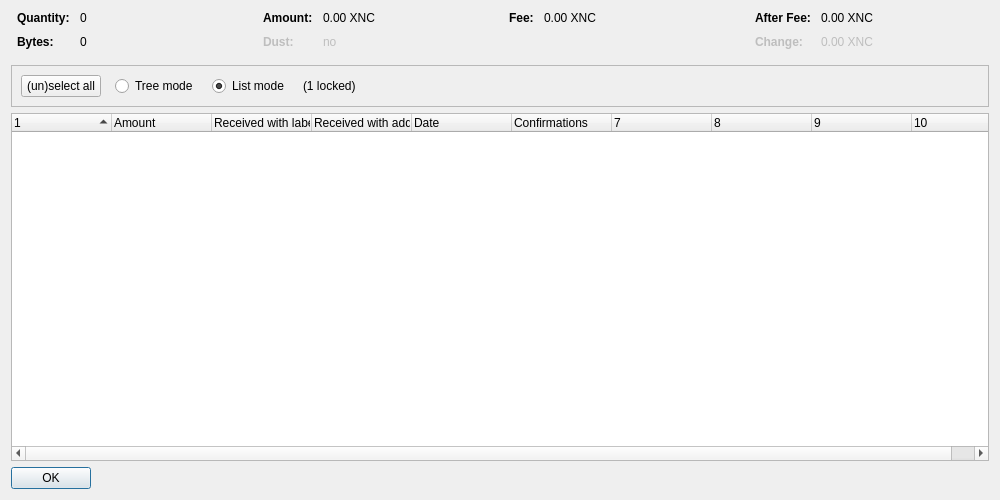
<?xml version="1.0" encoding="UTF-8"?>
<ui version="4.0">
 <class>CoinControlDialog</class>
 <widget class="QDialog" name="CoinControlDialog">
  <property name="geometry">
   <rect>
    <x>0</x>
    <y>0</y>
    <width>1000</width>
    <height>500</height>
   </rect>
  </property>
  <property name="windowTitle">
   <string>Coin Selection</string>
  </property>
  <layout class="QVBoxLayout" name="verticalLayout">
   <item>
    <layout class="QHBoxLayout" name="horizontalLayoutTop" stretch="0,0,0,0">
     <property name="topMargin">
      <number>0</number>
     </property>
     <property name="bottomMargin">
      <number>10</number>
     </property>
     <item>
      <layout class="QFormLayout" name="formLayoutCoinControl1">
       <property name="horizontalSpacing">
        <number>10</number>
       </property>
       <property name="verticalSpacing">
        <number>10</number>
       </property>
       <property name="leftMargin">
        <number>6</number>
       </property>
       <property name="rightMargin">
        <number>6</number>
       </property>
       <item row="0" column="0">
        <widget class="QLabel" name="labelCoinControlQuantityText">
         <property name="font">
          <font>
           <weight>75</weight>
           <bold>true</bold>
          </font>
         </property>
         <property name="text">
          <string>Quantity:</string>
         </property>
        </widget>
       </item>
       <item row="0" column="1">
        <widget class="QLabel" name="labelCoinControlQuantity">
         <property name="cursor">
          <cursorShape>IBeamCursor</cursorShape>
         </property>
         <property name="contextMenuPolicy">
          <enum>Qt::ActionsContextMenu</enum>
         </property>
         <property name="text">
          <string notr="true">0</string>
         </property>
         <property name="textInteractionFlags">
          <set>Qt::LinksAccessibleByMouse|Qt::TextSelectableByKeyboard|Qt::TextSelectableByMouse</set>
         </property>
        </widget>
       </item>
       <item row="1" column="0">
        <widget class="QLabel" name="labelCoinControlBytesText">
         <property name="font">
          <font>
           <weight>75</weight>
           <bold>true</bold>
          </font>
         </property>
         <property name="text">
          <string>Bytes:</string>
         </property>
        </widget>
       </item>
       <item row="1" column="1">
        <widget class="QLabel" name="labelCoinControlBytes">
         <property name="cursor">
          <cursorShape>IBeamCursor</cursorShape>
         </property>
         <property name="contextMenuPolicy">
          <enum>Qt::ActionsContextMenu</enum>
         </property>
         <property name="text">
          <string notr="true">0</string>
         </property>
         <property name="textInteractionFlags">
          <set>Qt::LinksAccessibleByMouse|Qt::TextSelectableByKeyboard|Qt::TextSelectableByMouse</set>
         </property>
        </widget>
       </item>
      </layout>
     </item>
     <item>
      <layout class="QFormLayout" name="formLayoutCoinControl2">
       <property name="horizontalSpacing">
        <number>10</number>
       </property>
       <property name="verticalSpacing">
        <number>10</number>
       </property>
       <property name="leftMargin">
        <number>6</number>
       </property>
       <property name="rightMargin">
        <number>6</number>
       </property>
       <item row="0" column="0">
        <widget class="QLabel" name="labelCoinControlAmountText">
         <property name="font">
          <font>
           <weight>75</weight>
           <bold>true</bold>
          </font>
         </property>
         <property name="text">
          <string>Amount:</string>
         </property>
        </widget>
       </item>
       <item row="0" column="1">
        <widget class="QLabel" name="labelCoinControlAmount">
         <property name="cursor">
          <cursorShape>IBeamCursor</cursorShape>
         </property>
         <property name="contextMenuPolicy">
          <enum>Qt::ActionsContextMenu</enum>
         </property>
         <property name="text">
          <string notr="true">0.00 XNC</string>
         </property>
         <property name="textInteractionFlags">
          <set>Qt::LinksAccessibleByMouse|Qt::TextSelectableByKeyboard|Qt::TextSelectableByMouse</set>
         </property>
        </widget>
       </item>
       <item row="1" column="0">
        <widget class="QLabel" name="labelCoinControlLowOutputText">
         <property name="enabled">
          <bool>false</bool>
         </property>
         <property name="font">
          <font>
           <weight>75</weight>
           <bold>true</bold>
          </font>
         </property>
         <property name="text">
          <string>Dust:</string>
         </property>
        </widget>
       </item>
       <item row="1" column="1">
        <widget class="QLabel" name="labelCoinControlLowOutput">
         <property name="enabled">
          <bool>false</bool>
         </property>
         <property name="cursor">
          <cursorShape>IBeamCursor</cursorShape>
         </property>
         <property name="contextMenuPolicy">
          <enum>Qt::ActionsContextMenu</enum>
         </property>
         <property name="text">
          <string notr="true">no</string>
         </property>
         <property name="textInteractionFlags">
          <set>Qt::LinksAccessibleByMouse|Qt::TextSelectableByKeyboard|Qt::TextSelectableByMouse</set>
         </property>
        </widget>
       </item>
      </layout>
     </item>
     <item>
      <layout class="QFormLayout" name="formLayoutCoinControl3">
       <property name="horizontalSpacing">
        <number>10</number>
       </property>
       <property name="verticalSpacing">
        <number>10</number>
       </property>
       <property name="leftMargin">
        <number>6</number>
       </property>
       <property name="rightMargin">
        <number>6</number>
       </property>
       <item row="0" column="0">
        <widget class="QLabel" name="labelCoinControlFeeText">
         <property name="font">
          <font>
           <weight>75</weight>
           <bold>true</bold>
          </font>
         </property>
         <property name="text">
          <string>Fee:</string>
         </property>
        </widget>
       </item>
       <item row="0" column="1">
        <widget class="QLabel" name="labelCoinControlFee">
         <property name="cursor">
          <cursorShape>IBeamCursor</cursorShape>
         </property>
         <property name="contextMenuPolicy">
          <enum>Qt::ActionsContextMenu</enum>
         </property>
         <property name="text">
          <string notr="true">0.00 XNC</string>
         </property>
         <property name="textInteractionFlags">
          <set>Qt::LinksAccessibleByMouse|Qt::TextSelectableByKeyboard|Qt::TextSelectableByMouse</set>
         </property>
        </widget>
       </item>
      </layout>
     </item>
     <item>
      <layout class="QFormLayout" name="formLayoutCoinControl4">
       <property name="horizontalSpacing">
        <number>10</number>
       </property>
       <property name="verticalSpacing">
        <number>10</number>
       </property>
       <property name="leftMargin">
        <number>6</number>
       </property>
       <property name="rightMargin">
        <number>6</number>
       </property>
       <item row="0" column="0">
        <widget class="QLabel" name="labelCoinControlAfterFeeText">
         <property name="font">
          <font>
           <weight>75</weight>
           <bold>true</bold>
          </font>
         </property>
         <property name="text">
          <string>After Fee:</string>
         </property>
        </widget>
       </item>
       <item row="0" column="1">
        <widget class="QLabel" name="labelCoinControlAfterFee">
         <property name="cursor">
          <cursorShape>IBeamCursor</cursorShape>
         </property>
         <property name="contextMenuPolicy">
          <enum>Qt::ActionsContextMenu</enum>
         </property>
         <property name="text">
          <string notr="true">0.00 XNC</string>
         </property>
         <property name="textInteractionFlags">
          <set>Qt::LinksAccessibleByMouse|Qt::TextSelectableByKeyboard|Qt::TextSelectableByMouse</set>
         </property>
        </widget>
       </item>
       <item row="1" column="0">
        <widget class="QLabel" name="labelCoinControlChangeText">
         <property name="enabled">
          <bool>false</bool>
         </property>
         <property name="font">
          <font>
           <weight>75</weight>
           <bold>true</bold>
          </font>
         </property>
         <property name="text">
          <string>Change:</string>
         </property>
        </widget>
       </item>
       <item row="1" column="1">
        <widget class="QLabel" name="labelCoinControlChange">
         <property name="enabled">
          <bool>false</bool>
         </property>
         <property name="cursor">
          <cursorShape>IBeamCursor</cursorShape>
         </property>
         <property name="contextMenuPolicy">
          <enum>Qt::ActionsContextMenu</enum>
         </property>
         <property name="text">
          <string notr="true">0.00 XNC</string>
         </property>
         <property name="textInteractionFlags">
          <set>Qt::LinksAccessibleByMouse|Qt::TextSelectableByKeyboard|Qt::TextSelectableByMouse</set>
         </property>
        </widget>
       </item>
      </layout>
     </item>
    </layout>
   </item>
   <item>
    <widget class="QFrame" name="frame">
     <property name="minimumSize">
      <size>
       <width>0</width>
       <height>40</height>
      </size>
     </property>
     <property name="frameShape">
      <enum>QFrame::StyledPanel</enum>
     </property>
     <property name="frameShadow">
      <enum>QFrame::Sunken</enum>
     </property>
     <layout class="QHBoxLayout" name="horizontalLayout">
      <item>
       <layout class="QHBoxLayout" name="horizontalLayoutPanel" stretch="0,0,0,0,0">
        <property name="spacing">
         <number>14</number>
        </property>
        <item>
         <widget class="QPushButton" name="pushButtonSelectAll">
          <property name="sizePolicy">
           <sizepolicy hsizetype="Maximum" vsizetype="Fixed">
            <horstretch>0</horstretch>
            <verstretch>0</verstretch>
           </sizepolicy>
          </property>
          <property name="text">
           <string>(un)select all</string>
          </property>
          <property name="autoDefault">
           <bool>false</bool>
          </property>
         </widget>
        </item>
        <item>
         <widget class="QRadioButton" name="radioTreeMode">
          <property name="sizePolicy">
           <sizepolicy hsizetype="Maximum" vsizetype="Fixed">
            <horstretch>0</horstretch>
            <verstretch>0</verstretch>
           </sizepolicy>
          </property>
          <property name="text">
           <string>Tree mode</string>
          </property>
         </widget>
        </item>
        <item>
         <widget class="QRadioButton" name="radioListMode">
          <property name="sizePolicy">
           <sizepolicy hsizetype="Maximum" vsizetype="Fixed">
            <horstretch>0</horstretch>
            <verstretch>0</verstretch>
           </sizepolicy>
          </property>
          <property name="text">
           <string>List mode</string>
          </property>
          <property name="checked">
           <bool>true</bool>
          </property>
         </widget>
        </item>
        <item>
         <widget class="QLabel" name="labelLocked">
          <property name="text">
           <string notr="true">(1 locked)</string>
          </property>
         </widget>
        </item>
        <item>
         <spacer name="horizontalSpacer">
          <property name="orientation">
           <enum>Qt::Horizontal</enum>
          </property>
          <property name="sizeHint" stdset="0">
           <size>
            <width>40</width>
            <height>20</height>
           </size>
          </property>
         </spacer>
        </item>
       </layout>
      </item>
     </layout>
    </widget>
   </item>
   <item>
    <widget class="CoinControlTreeWidget" name="treeWidget">
     <property name="contextMenuPolicy">
      <enum>Qt::CustomContextMenu</enum>
     </property>
     <property name="sortingEnabled">
      <bool>false</bool>
     </property>
     <property name="columnCount">
      <number>10</number>
     </property>
     <attribute name="headerShowSortIndicator" stdset="0">
      <bool>true</bool>
     </attribute>
     <attribute name="headerStretchLastSection">
      <bool>false</bool>
     </attribute>
     <column>
      <property name="text">
       <string/>
      </property>
     </column>
     <column>
      <property name="text">
       <string>Amount</string>
      </property>
     </column>
     <column>
      <property name="text">
       <string>Received with label</string>
      </property>
     </column>
     <column>
      <property name="text">
       <string>Received with address</string>
      </property>
     </column>
     <column>
      <property name="text">
       <string>Date</string>
      </property>
     </column>
     <column>
      <property name="text">
       <string>Confirmations</string>
      </property>
      <property name="toolTip">
       <string>Confirmed</string>
      </property>
     </column>
     <column>
      <property name="text">
       <string/>
      </property>
     </column>
     <column>
      <property name="text">
       <string/>
      </property>
     </column>
     <column>
      <property name="text">
       <string/>
      </property>
     </column>
     <column>
      <property name="text">
       <string/>
      </property>
     </column>
    </widget>
   </item>
   <item>
    <widget class="QDialogButtonBox" name="buttonBox">
     <property name="sizePolicy">
      <sizepolicy hsizetype="Maximum" vsizetype="Fixed">
       <horstretch>0</horstretch>
       <verstretch>0</verstretch>
      </sizepolicy>
     </property>
     <property name="orientation">
      <enum>Qt::Horizontal</enum>
     </property>
     <property name="standardButtons">
      <set>QDialogButtonBox::Ok</set>
     </property>
    </widget>
   </item>
  </layout>
 </widget>
 <customwidgets>
  <customwidget>
   <class>CoinControlTreeWidget</class>
   <extends>QTreeWidget</extends>
   <header>coincontroltreewidget.h</header>
  </customwidget>
 </customwidgets>
 <resources/>
 <connections/>
</ui>
